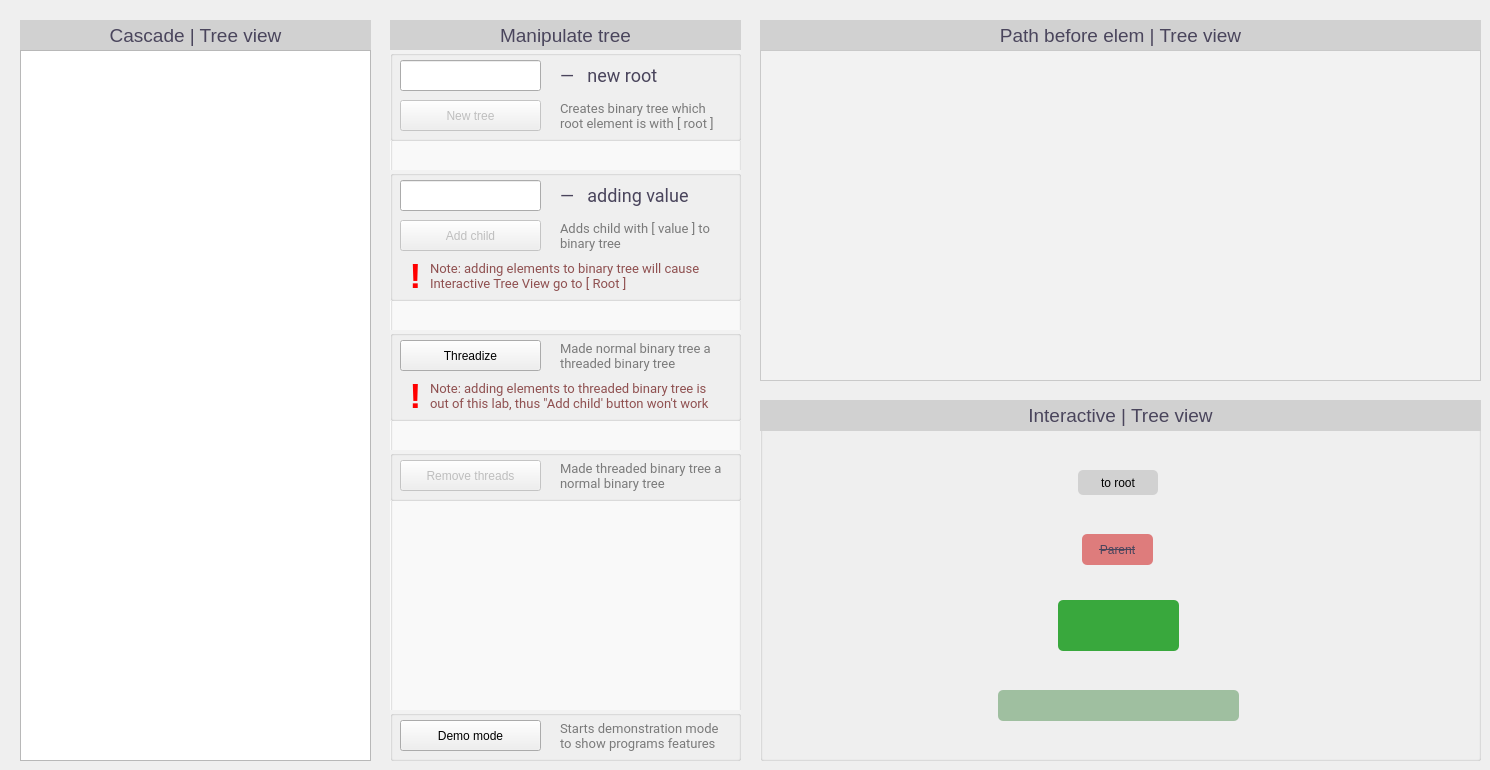
    <widget class="QWidget" name="tab">
     <attribute name="title">
      <string>Binary tree</string>
     </attribute>
     <widget class="QGroupBox" name="ManipulateTree_2">
      <property name="geometry">
       <rect>
        <x>390</x>
        <y>20</y>
        <width>351</width>
        <height>741</height>
       </rect>
      </property>
      <property name="styleSheet">
       <string notr="true">QGroupBox {
	background-color: #fcfcfc;
}
</string>
      </property>
      <property name="title">
       <string/>
      </property>
      <widget class="QLabel" name="label_10">
       <property name="geometry">
        <rect>
         <x>0</x>
         <y>0</y>
         <width>351</width>
         <height>31</height>
        </rect>
       </property>
       <property name="styleSheet">
        <string notr="true">QLabel {
	color: #4a455c;
	font-size: 19px;
	background-color: #d1d1d1;
	padding: 2px;
}</string>
       </property>
       <property name="text">
        <string>Manipulate tree</string>
       </property>
       <property name="alignment">
        <set>Qt::AlignCenter</set>
       </property>
      </widget>
      <widget class="QGroupBox" name="groupBox_3">
       <property name="geometry">
        <rect>
         <x>0</x>
         <y>150</y>
         <width>351</width>
         <height>131</height>
        </rect>
       </property>
       <property name="styleSheet">
        <string notr="true">QGroupBox {
	background-color: #f2f2f2;
	color: #4a455c;
	font-size: 17px;
	padding-top: 5px;
}</string>
       </property>
       <property name="title">
        <string/>
       </property>
       <widget class="QLineEdit" name="addBinaryInput">
        <property name="geometry">
         <rect>
          <x>10</x>
          <y>10</y>
          <width>141</width>
          <height>31</height>
         </rect>
        </property>
       </widget>
       <widget class="QLabel" name="label">
        <property name="geometry">
         <rect>
          <x>170</x>
          <y>10</y>
          <width>161</width>
          <height>31</height>
         </rect>
        </property>
        <property name="styleSheet">
         <string notr="true">color: #4a455c;
font-size: 18px;
font-family: Roboto;</string>
        </property>
        <property name="text">
         <string>—   adding value</string>
        </property>
       </widget>
       <widget class="QPushButton" name="addBinaryChildButton">
        <property name="enabled">
         <bool>false</bool>
        </property>
        <property name="geometry">
         <rect>
          <x>10</x>
          <y>50</y>
          <width>141</width>
          <height>31</height>
         </rect>
        </property>
        <property name="text">
         <string>Add child</string>
        </property>
       </widget>
       <widget class="QLabel" name="label_2">
        <property name="geometry">
         <rect>
          <x>170</x>
          <y>50</y>
          <width>171</width>
          <height>31</height>
         </rect>
        </property>
        <property name="styleSheet">
         <string notr="true">color: #7a7a7a;
font-size: 13px;
font-family: Roboto;</string>
        </property>
        <property name="text">
         <string>Adds child with [ value ] to binary tree</string>
        </property>
        <property name="wordWrap">
         <bool>true</bool>
        </property>
       </widget>
       <widget class="QLabel" name="label_94">
        <property name="geometry">
         <rect>
          <x>40</x>
          <y>80</y>
          <width>291</width>
          <height>51</height>
         </rect>
        </property>
        <property name="styleSheet">
         <string notr="true">color: #8f5050;
font-size: 13px;
font-family: Roboto;</string>
        </property>
        <property name="text">
         <string>Note: adding elements to binary tree will cause Interactive Tree View go to [ Root ]</string>
        </property>
        <property name="wordWrap">
         <bool>true</bool>
        </property>
       </widget>
       <widget class="QLabel" name="label_5">
        <property name="geometry">
         <rect>
          <x>10</x>
          <y>90</y>
          <width>31</width>
          <height>31</height>
         </rect>
        </property>
        <property name="styleSheet">
         <string notr="true">color: red;
font-size: 35px;
font-weight: bold;</string>
        </property>
        <property name="text">
         <string>!</string>
        </property>
        <property name="alignment">
         <set>Qt::AlignCenter</set>
        </property>
       </widget>
      </widget>
      <widget class="QGroupBox" name="groupBox_42">
       <property name="geometry">
        <rect>
         <x>0</x>
         <y>310</y>
         <width>351</width>
         <height>91</height>
        </rect>
       </property>
       <property name="styleSheet">
        <string notr="true">QGroupBox {
	background-color: #f2f2f2;
	color: #4a455c;
	font-size: 17px;
	padding-top: 5px;
}</string>
       </property>
       <property name="title">
        <string/>
       </property>
       <widget class="QLabel" name="label_91">
        <property name="geometry">
         <rect>
          <x>170</x>
          <y>10</y>
          <width>171</width>
          <height>31</height>
         </rect>
        </property>
        <property name="styleSheet">
         <string notr="true">color: #7a7a7a;
font-size: 13px;
font-family: Roboto;</string>
        </property>
        <property name="text">
         <string>Made normal binary tree a threaded binary tree</string>
        </property>
        <property name="wordWrap">
         <bool>true</bool>
        </property>
       </widget>
       <widget class="QPushButton" name="threadizeButton">
        <property name="geometry">
         <rect>
          <x>10</x>
          <y>10</y>
          <width>141</width>
          <height>31</height>
         </rect>
        </property>
        <property name="text">
         <string>Threadize</string>
        </property>
       </widget>
       <widget class="QLabel" name="label_92">
        <property name="geometry">
         <rect>
          <x>40</x>
          <y>40</y>
          <width>291</width>
          <height>51</height>
         </rect>
        </property>
        <property name="styleSheet">
         <string notr="true">color: #8f5050;
font-size: 13px;
font-family: Roboto;</string>
        </property>
        <property name="text">
         <string>Note: adding elements to threaded binary tree is out of this lab, thus &quot;Add child' button won't work</string>
        </property>
        <property name="wordWrap">
         <bool>true</bool>
        </property>
       </widget>
       <widget class="QLabel" name="label_4">
        <property name="geometry">
         <rect>
          <x>10</x>
          <y>50</y>
          <width>31</width>
          <height>31</height>
         </rect>
        </property>
        <property name="styleSheet">
         <string notr="true">color: red;
font-size: 35px;
font-weight: bold;</string>
        </property>
        <property name="text">
         <string>!</string>
        </property>
        <property name="alignment">
         <set>Qt::AlignCenter</set>
        </property>
       </widget>
      </widget>
      <widget class="QGroupBox" name="groupBox_43">
       <property name="geometry">
        <rect>
         <x>0</x>
         <y>430</y>
         <width>351</width>
         <height>51</height>
        </rect>
       </property>
       <property name="styleSheet">
        <string notr="true">QGroupBox {
	background-color: #f2f2f2;
	color: #4a455c;
	font-size: 17px;
	padding-top: 5px;
}</string>
       </property>
       <property name="title">
        <string/>
       </property>
       <widget class="QLabel" name="label_93">
        <property name="geometry">
         <rect>
          <x>170</x>
          <y>10</y>
          <width>171</width>
          <height>31</height>
         </rect>
        </property>
        <property name="styleSheet">
         <string notr="true">color: #7a7a7a;
font-size: 13px;
font-family: Roboto;</string>
        </property>
        <property name="text">
         <string>Made threaded binary tree a normal binary tree</string>
        </property>
        <property name="wordWrap">
         <bool>true</bool>
        </property>
       </widget>
       <widget class="QPushButton" name="removeThreadsButton">
        <property name="enabled">
         <bool>false</bool>
        </property>
        <property name="geometry">
         <rect>
          <x>10</x>
          <y>10</y>
          <width>141</width>
          <height>31</height>
         </rect>
        </property>
        <property name="text">
         <string>Remove threads</string>
        </property>
       </widget>
      </widget>
      <widget class="QGroupBox" name="groupBox_4">
       <property name="geometry">
        <rect>
         <x>0</x>
         <y>30</y>
         <width>351</width>
         <height>91</height>
        </rect>
       </property>
       <property name="styleSheet">
        <string notr="true">QGroupBox {
	background-color: #f2f2f2;
	color: #4a455c;
	font-size: 17px;
	padding-top: 5px;
}</string>
       </property>
       <property name="title">
        <string/>
       </property>
       <widget class="QLineEdit" name="newBinaryTreeInput">
        <property name="geometry">
         <rect>
          <x>10</x>
          <y>10</y>
          <width>141</width>
          <height>31</height>
         </rect>
        </property>
       </widget>
       <widget class="QLabel" name="label_8">
        <property name="geometry">
         <rect>
          <x>170</x>
          <y>10</y>
          <width>161</width>
          <height>31</height>
         </rect>
        </property>
        <property name="styleSheet">
         <string notr="true">color: #4a455c;
font-size: 18px;
font-family: Roboto;</string>
        </property>
        <property name="text">
         <string>—   new root</string>
        </property>
       </widget>
       <widget class="QPushButton" name="newBinaryTreeButton">
        <property name="enabled">
         <bool>false</bool>
        </property>
        <property name="geometry">
         <rect>
          <x>10</x>
          <y>50</y>
          <width>141</width>
          <height>31</height>
         </rect>
        </property>
        <property name="text">
         <string>New tree</string>
        </property>
       </widget>
       <widget class="QLabel" name="label_9">
        <property name="geometry">
         <rect>
          <x>170</x>
          <y>50</y>
          <width>171</width>
          <height>31</height>
         </rect>
        </property>
        <property name="styleSheet">
         <string notr="true">color: #7a7a7a;
font-size: 13px;
font-family: Roboto;</string>
        </property>
        <property name="text">
         <string>Creates binary tree which root element is with [ root ]</string>
        </property>
        <property name="wordWrap">
         <bool>true</bool>
        </property>
       </widget>
      </widget>
      <widget class="QGroupBox" name="groupBox_49">
       <property name="geometry">
        <rect>
         <x>0</x>
         <y>690</y>
         <width>351</width>
         <height>51</height>
        </rect>
       </property>
       <property name="styleSheet">
        <string notr="true">QGroupBox {
	background-color: #f2f2f2;
	color: #4a455c;
	font-size: 17px;
	padding-top: 5px;
}</string>
       </property>
       <property name="title">
        <string/>
       </property>
       <widget class="QPushButton" name="binaryTreeDemoButton">
        <property name="enabled">
         <bool>true</bool>
        </property>
        <property name="geometry">
         <rect>
          <x>10</x>
          <y>10</y>
          <width>141</width>
          <height>31</height>
         </rect>
        </property>
        <property name="text">
         <string>Demo mode</string>
        </property>
       </widget>
       <widget class="QLabel" name="label_140">
        <property name="geometry">
         <rect>
          <x>170</x>
          <y>10</y>
          <width>171</width>
          <height>31</height>
         </rect>
        </property>
        <property name="styleSheet">
         <string notr="true">color: #7a7a7a;
font-size: 13px;
font-family: Roboto;</string>
        </property>
        <property name="text">
         <string>Starts demonstration mode to show programs features</string>
        </property>
        <property name="wordWrap">
         <bool>true</bool>
        </property>
       </widget>
      </widget>
     </widget>
     <widget class="QGroupBox" name="cascadeTreeView">
      <property name="geometry">
       <rect>
        <x>20</x>
        <y>20</y>
        <width>351</width>
        <height>741</height>
       </rect>
      </property>
      <property name="styleSheet">
       <string notr="true">QGroupBox {
	border: 1px solid black;
}
</string>
      </property>
      <property name="title">
       <string/>
      </property>
      <widget class="QLabel" name="label_13">
       <property name="geometry">
        <rect>
         <x>0</x>
         <y>0</y>
         <width>351</width>
         <height>31</height>
        </rect>
       </property>
       <property name="styleSheet">
        <string notr="true">QLabel {
	color: #4a455c;
	font-size: 19px;
	background-color: #d1d1d1;
	padding: 2px;

}</string>
       </property>
       <property name="text">
        <string>Cascade | Tree view</string>
       </property>
       <property name="alignment">
        <set>Qt::AlignCenter</set>
       </property>
      </widget>
      <widget class="TreeWidget" name="binaryTree">
       <property name="geometry">
        <rect>
         <x>0</x>
         <y>30</y>
         <width>351</width>
         <height>711</height>
        </rect>
       </property>
       <property name="styleSheet">
        <string notr="true">QTreeWidget {
	border: none;
	background-color: #f2f2f2;
}

QHeaderView::section {
    background-color: #e1e1e1;
    color: black;
	border: none;
	padding-left: 30px;
	font-size: 17px;
}

QTreeView::item {
    border-top-color: transparent;
    border-bottom-color: transparent;
	font-size: 17px;
}

QTreeView::item::selected {
	color: black;
}

e</string>
       </property>
       <attribute name="headerVisible">
        <bool>false</bool>
       </attribute>
       <attribute name="headerCascadingSectionResizes">
        <bool>false</bool>
       </attribute>
       <column>
        <property name="text">
         <string>Value</string>
        </property>
       </column>
      </widget>
     </widget>
     <widget class="QGroupBox" name="PathBeforeElem">
      <property name="geometry">
       <rect>
        <x>760</x>
        <y>20</y>
        <width>721</width>
        <height>361</height>
       </rect>
      </property>
      <property name="styleSheet">
       <string notr="true">QGroupBox {
	border: 1px solid black;
}
</string>
      </property>
      <property name="title">
       <string/>
      </property>
      <widget class="QLabel" name="label_14">
       <property name="geometry">
        <rect>
         <x>0</x>
         <y>0</y>
         <width>721</width>
         <height>31</height>
        </rect>
       </property>
       <property name="styleSheet">
        <string notr="true">QLabel {
	color: #4a455c;
	font-size: 19px;
	background-color: #d1d1d1;
	padding: 2px;

}</string>
       </property>
       <property name="text">
        <string>Path before elem | Tree view</string>
       </property>
       <property name="alignment">
        <set>Qt::AlignCenter</set>
       </property>
      </widget>
      <widget class="QTextBrowser" name="pathBeforeElemBinaryTextField">
       <property name="geometry">
        <rect>
         <x>0</x>
         <y>30</y>
         <width>721</width>
         <height>331</height>
        </rect>
       </property>
       <property name="styleSheet">
        <string notr="true">QTextBrowser {
	background-color: #f2f2f2;
	border: 1px solid #c9c9c9;
	color: #4a455c;
	font-size: 17px;
	font-family: monospace;
	padding: 5px;
}</string>
       </property>
       <property name="html">
        <string>&lt;!DOCTYPE HTML PUBLIC &quot;-//W3C//DTD HTML 4.0//EN&quot; &quot;http://www.w3.org/TR/REC-html40/strict.dtd&quot;&gt;
&lt;html&gt;&lt;head&gt;&lt;meta name=&quot;qrichtext&quot; content=&quot;1&quot; /&gt;&lt;style type=&quot;text/css&quot;&gt;
p, li { white-space: pre-wrap; }
&lt;/style&gt;&lt;/head&gt;&lt;body style=&quot; font-family:'monospace'; font-size:17px; font-weight:400; font-style:normal;&quot;&gt;
&lt;p style=&quot;-qt-paragraph-type:empty; margin-top:0px; margin-bottom:0px; margin-left:0px; margin-right:0px; -qt-block-indent:0; text-indent:0px;&quot;&gt;&lt;br /&gt;&lt;/p&gt;&lt;/body&gt;&lt;/html&gt;</string>
       </property>
      </widget>
     </widget>
     <widget class="QGroupBox" name="InteractiveTreeView_2">
      <property name="enabled">
       <bool>true</bool>
      </property>
      <property name="geometry">
       <rect>
        <x>760</x>
        <y>400</y>
        <width>721</width>
        <height>361</height>
       </rect>
      </property>
      <property name="cursor">
       <cursorShape>ArrowCursor</cursorShape>
      </property>
      <property name="styleSheet">
       <string notr="true">QGroupBox {

	background-color: #f2f2f2;
}
</string>
      </property>
      <property name="title">
       <string/>
      </property>
      <widget class="QLabel" name="label_15">
       <property name="geometry">
        <rect>
         <x>0</x>
         <y>0</y>
         <width>721</width>
         <height>31</height>
        </rect>
       </property>
       <property name="styleSheet">
        <string notr="true">QLabel {
	color: #4a455c;
	font-size: 19px;
	background-color: #d1d1d1;
	padding: 2px;

}</string>
       </property>
       <property name="text">
        <string>Interactive | Tree view</string>
       </property>
       <property name="alignment">
        <set>Qt::AlignCenter</set>
       </property>
      </widget>
      <widget class="QLabel" name="binaryElemLabel">
       <property name="geometry">
        <rect>
         <x>298</x>
         <y>200</y>
         <width>121</width>
         <height>51</height>
        </rect>
       </property>
       <property name="styleSheet">
        <string notr="true">QLabel {
	background-color: #39a83d;
	border-radius: 5px;

	font-size: 22px;
	color: white;
}</string>
       </property>
       <property name="text">
        <string/>
       </property>
       <property name="alignment">
        <set>Qt::AlignCenter</set>
       </property>
      </widget>
      <widget class="QPushButton" name="toBinaryParentButton">
       <property name="enabled">
        <bool>false</bool>
       </property>
       <property name="geometry">
        <rect>
         <x>322</x>
         <y>134</y>
         <width>71</width>
         <height>31</height>
        </rect>
       </property>
       <property name="cursor">
        <cursorShape>PointingHandCursor</cursorShape>
       </property>
       <property name="styleSheet">
        <string notr="true">QPushButton {
	background-color: #9fbfa0;
	color: #4a455c;

	border-radius: 5px;
}

QPushButton:hover {
	background-color: #82bf84;
}

QPushButton:pressed {
	background-color: #39a83d;
}

QPushButton:disabled {
	background-color: #de7c7c;
	text-decoration: line-through;
}</string>
       </property>
       <property name="text">
        <string>Parent</string>
       </property>
      </widget>
      <widget class="QLabel" name="label_16">
       <property name="geometry">
        <rect>
         <x>356</x>
         <y>160</y>
         <width>3</width>
         <height>41</height>
        </rect>
       </property>
       <property name="styleSheet">
        <string notr="true">QLabel {
	background-color: qlineargradient(x1: 0, y1: 1, x2: 0, y2: 0,
														stop: 0 #39a83d, stop: 1 #9fbfa0);
}</string>
       </property>
       <property name="text">
        <string/>
       </property>
      </widget>
      <widget class="QLabel" name="label_17">
       <property name="geometry">
        <rect>
         <x>356</x>
         <y>250</y>
         <width>3</width>
         <height>41</height>
        </rect>
       </property>
       <property name="styleSheet">
        <string notr="true">QLabel {
	background-color: qlineargradient(x1: 0, y1: 0, x2: 0, y2: 1,
														stop: 0 #39a83d, stop: 1 #9fbfa0);
}</string>
       </property>
       <property name="text">
        <string/>
       </property>
      </widget>
      <widget class="QTableWidget" name="binaryChildrenTable">
       <property name="enabled">
        <bool>true</bool>
       </property>
       <property name="geometry">
        <rect>
         <x>238</x>
         <y>290</y>
         <width>241</width>
         <height>31</height>
        </rect>
       </property>
       <property name="styleSheet">
        <string notr="true">QTableWidget {
	background-color: #9fbfa0;
	color: #e8e8e8;

	border-radius: 5px;
}

QTableWidget::disabled {
	background-color: #de7c7c;
	color: #4a455c;
	text-decoration: line-through;
}

QTableWidget::item {
	background-color: #9fbfa0;
	color: #e8e8e8;

	border: none;
	border-radius: 5px;
}

QTableWidget::item::disabled {
	background-color: #de7c7c;
	color: #4a455c;
	text-decoration: line-through;
}</string>
       </property>
      </widget>
      <widget class="QPushButton" name="toBinaryRootButton">
       <property name="geometry">
        <rect>
         <x>318</x>
         <y>70</y>
         <width>80</width>
         <height>25</height>
        </rect>
       </property>
       <property name="cursor">
        <cursorShape>PointingHandCursor</cursorShape>
       </property>
       <property name="styleSheet">
        <string notr="true">QPushButton {
	background-color: #d1d1d1;
	color: black;

	border-radius: 5px;
}

QPushButton:hover {
	background-color: #c2c2c2;
}

QPushButton:pressed {
	background-color: #adadad;
}

QPushButton:disabled {
	background-color: #de7c7c;
	text-decoration: line-through;
}
</string>
       </property>
       <property name="text">
        <string>to root</string>
       </property>
      </widget>
      <zorder>label_15</zorder>
      <zorder>binaryElemLabel</zorder>
      <zorder>label_16</zorder>
      <zorder>toBinaryParentButton</zorder>
      <zorder>label_17</zorder>
      <zorder>binaryChildrenTable</zorder>
      <zorder>toBinaryRootButton</zorder>
     </widget>
     <zorder>cascadeTreeView</zorder>
     <zorder>ManipulateTree_2</zorder>
     <zorder>PathBeforeElem</zorder>
     <zorder>InteractiveTreeView_2</zorder>
    </widget>
